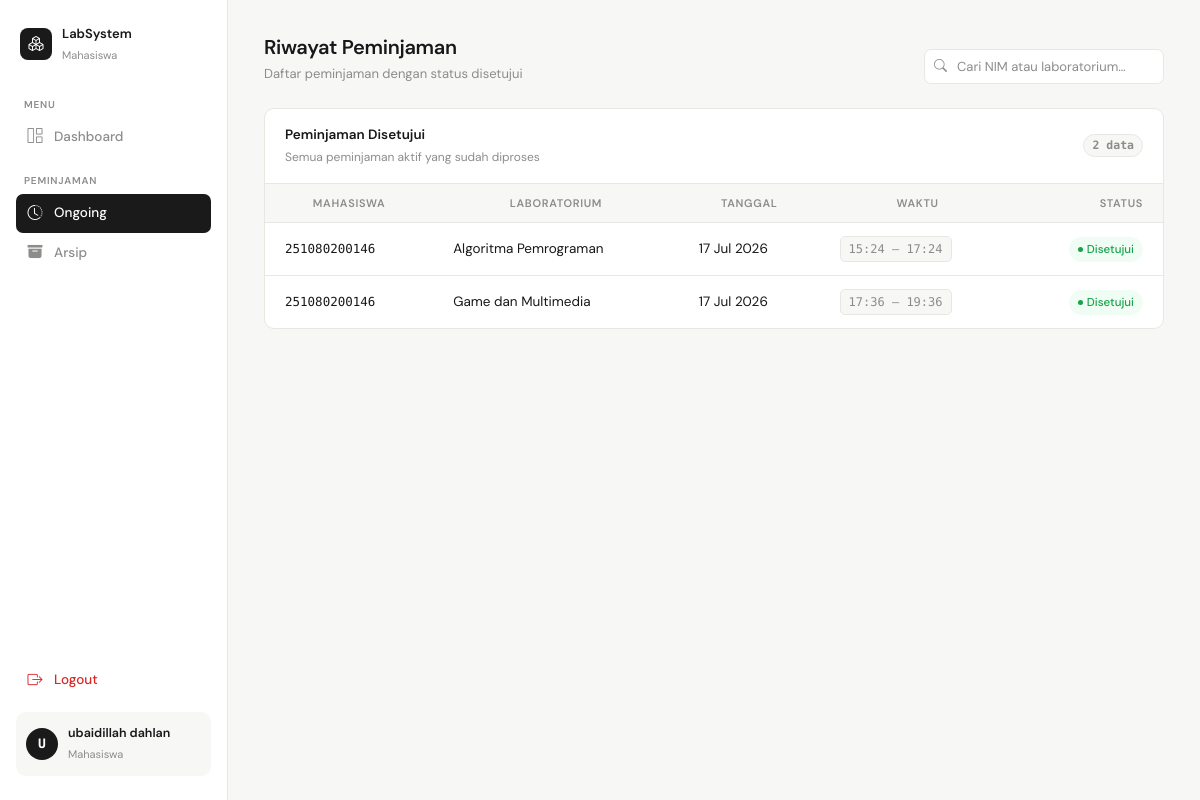
Before: /mahasiswa/riwayat_pinjam_mhs.php (signed in) with the older database file.
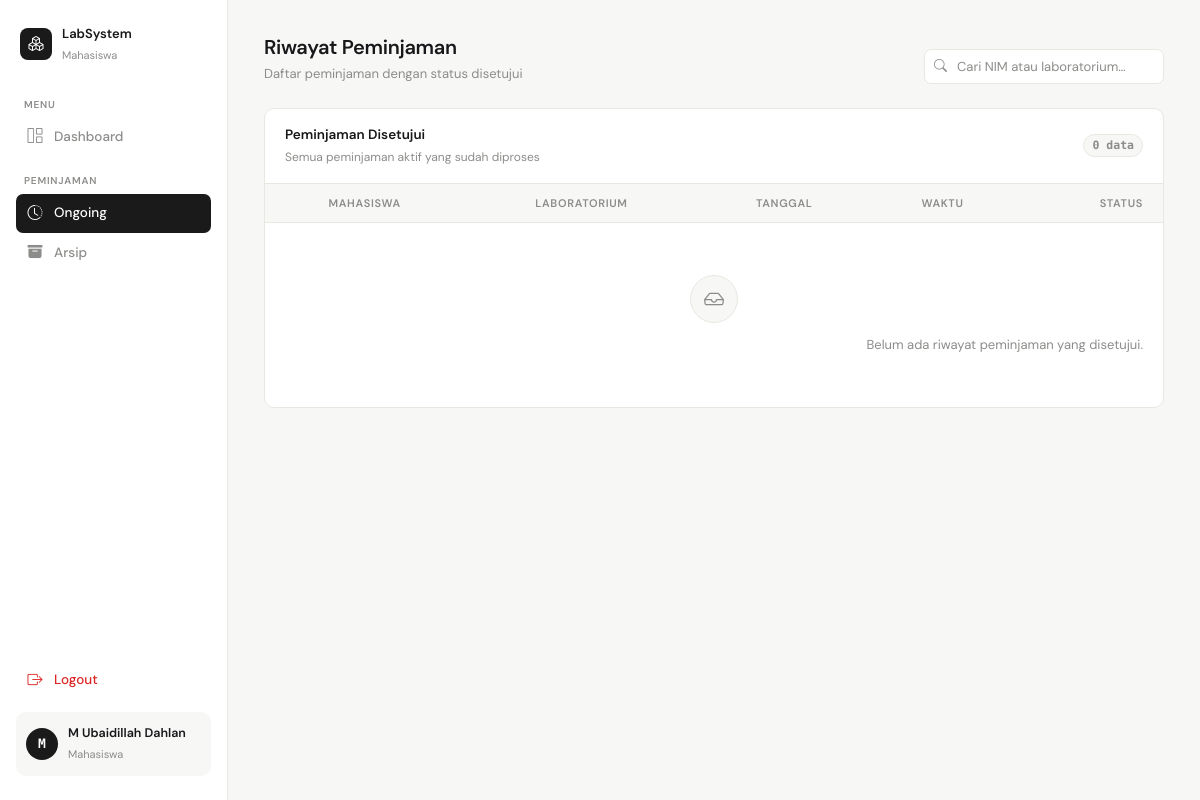
After: the same page with the newer database file.
### tables this page shows
CREATE TABLE `data_pinjam` (
  `id_data` int NOT NULL,
  `nim` char(12) NOT NULL,
  `jenis` enum('lab','barang') NOT NULL DEFAULT 'lab',
  `tanggal` date NOT NULL,
  `jam_mulai` time NOT NULL,
  `jam_selesai` time NOT NULL,
  `nama_lab` varchar(100) DEFAULT NULL,
  `id_barang` int DEFAULT NULL,
  `nama_barang` varchar(100) DEFAULT NULL,
  `jumlah` int DEFAULT NULL,
  `kursi` int DEFAULT NULL,
  `status` enum('disetujui','ditolak','menunggu','selesai') NOT NULL
);

### mahasiswa/riwayat_pinjam_mhs.php (the view, shortened to what this page needs)
<?php
require_once __DIR__ . '/../config/koneksi.php';
$query = mysqli_query($koneksi, "
    SELECT *
    FROM data_pinjam
    WHERE status IN ('disetujui') AND nim = '{$_SESSION['mahasiswa']['nim']}'
    ORDER BY tanggal DESC
");
?>
<!DOCTYPE html>
<html lang="id">
<head>
<link href="https://cdn.jsdelivr.net/npm/bootstrap-icons/font/bootstrap-icons.css" rel="stylesheet">
</head>
<body>
<aside class="sidebar" id="sidebar">
    <div class="sidebar-logo">
        <div class="logo-icon"><i class="bi bi-boxes"></i></div>
        <div class="sidebar-logo-text">
            <strong>LabSystem</strong>
            <span>Mahasiswa</span>
        </div>
    </div>
    <p class="nav-section">Menu</p>
    <ul style="list-style:none;padding:0;margin:0">
        <li class="nav-item">
            <a class="nav-link" href="dashboard_mhs.php">
                <i class="bi bi-grid-1x2"></i> Dashboard
            </a>
        </li>
    </ul>
    <p class="nav-section">Peminjaman</p>
    <ul style="list-style:none;padding:0;margin:0">
        <li class="nav-item">
            <a class="nav-link active" href="riwayat_pinjam_mhs.php">
                <i class="bi bi-clock-history"></i> Ongoing
            </a>
        </li>
        <li class="nav-item">
            <a class="nav-link" href="arsip_peminjaman_mhs.php">
                <i class="bi bi-archive-fill"></i> Arsip
            </a>
        </li>
    </ul>
    <div style="flex:1"></div>
    <ul style="list-style:none;padding:0;margin:0 0 12px">
        <li class="nav-item">
            <a class="nav-link danger" href="../auth/logout.php" onclick="return confirm('Yakin ingin logout?')">
                <i class="bi bi-box-arrow-right"></i> Logout
            </a>
        </li>
    </ul>
    <div class="sidebar-user">
        <div class="avatar"><?= strtoupper(substr($_SESSION['mahasiswa']['nama'], 0, 1)) ?></div>
        <div class="sidebar-user-info">
            <strong><?= htmlspecialchars($_SESSION['mahasiswa']['nama']) ?></strong>
            <span>Mahasiswa</span>
        </div>
    </div>
</aside>
<main class="main">
    <div class="page-header">
        <div class="page-header-left">
            <h1>Riwayat Peminjaman</h1>
            <p>Daftar peminjaman dengan status disetujui</p>
        </div>
        <div class="toolbar">
            <div class="search-wrap">
                <input type="text" class="search-input" id="searchInput" placeholder="Cari NIM atau laboratorium…">
            </div>
        </div>
    </div>
    <div class="card">
        <div class="card-header">
            <div class="card-header-left">
                <h2>Peminjaman Disetujui</h2>
                <span>Semua peminjaman aktif yang sudah diproses</span>
            </div>
            <span class="count-chip" id="rowCount">—</span>
        </div>
        <div class="table-wrap">
            <table>
                <thead>
                    <tr>
                        <th>Mahasiswa</th>
                        <th>Laboratorium</th>
                        <th>Tanggal</th>
                        <th>Waktu</th>
                        <th>Status</th>
                    </tr>
                </thead>
                <tbody id="tableBody">
                <?php if (mysqli_num_rows($query) == 0): ?>
                    <tr class="no-result-row">
                        <td colspan="6">
                            <div class="empty-icon"><i class="bi bi-inbox"></i></div>
                            <p>Belum ada riwayat peminjaman yang disetujui.</p>
                        </td>
                    </tr>
                <?php else: ?>
                    <?php while ($row = mysqli_fetch_assoc($query)):
                        $badgeClass = match($row['status']) {
                            'disetujui' => 'badge-disetujui',
                            'ditolak'   => 'badge-ditolak',
                            default     => 'badge-default'
                        };
                    ?>
                    <tr>
                        <td><span class="nim-text"><?= htmlspecialchars($row['nim']) ?></span></td>
                        <td><?= htmlspecialchars($row['nama_lab']) ?></td>
                        <td><?= date('d M Y', strtotime($row['tanggal'])) ?></td>
                        <td>
                            <span class="time-range">
                                <?= substr($row['jam_mulai'], 0, 5) ?> – <?= substr($row['jam_selesai'], 0, 5) ?>
                            </span>
                        </td>
                        <td>
                            <span class="badge <?= $badgeClass ?>">
                                <?= ucfirst($row['status']) ?>
                            </span>
                        </td>
                    </tr>
                    <?php endwhile; ?>
                <?php endif; ?>
                </tbody>
            </table>
        </div>
    </div>
</main>
</body>
</html>

Changed rows visible on the page:
removed data_pinjam: nim "251080200146", nama_lab "Algoritma Pemrograman", tanggal "17 Jul 2026", jam_mulai "15:24", jam_selesai "17:24", status "Disetujui"
removed data_pinjam: nim "251080200146", nama_lab "Game dan Multimedia", tanggal "17 Jul 2026", jam_mulai "17:36", jam_selesai "19:36", status "Disetujui"
Other visible differences:
substr($_SESSION['mahasiswa']['nama'], 0, 1): "U" → "M"
$_SESSION['mahasiswa']['nama']: "ubaidillah dahlan" → "M Ubaidillah Dahlan"
text written by a page script: "2 data" → "0 data"
text now shown: "Belum ada riwayat peminjaman yang disetujui."
